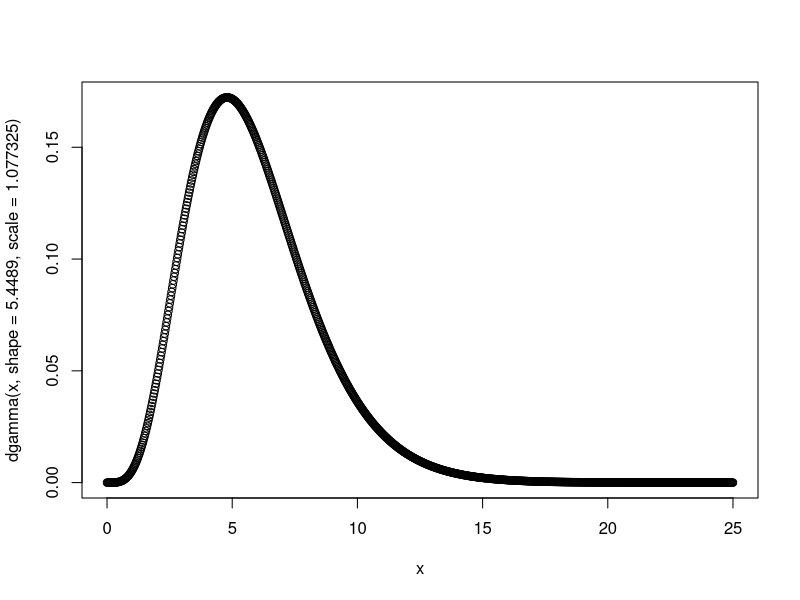

Source code (R):
x = seq(0, 25, length.out = 1000)
plot(x, dgamma(x, shape = 5.4489, scale = 1.077325))
#messing around -- this shape and scale produces a gamma similar to normal distribution :)
#Very cool


library(e1071)

set.seed(1) #set seed to ensure re-testing

n_10 = rgamma(10, shape = 1, scale =2)
n_25 = rgamma(25, shape = 1, scale =2)
n_100 = rgamma(100, shape =1, scale =2)
n_1000 = rgamma(1000, shape =1, scale =2)
#making random samples)

mean(n_10)
mean(n_25)
mean(n_100)
mean(n_1000)

sd(n_10)
sd(n_25)
sd(n_100)
sd(n_1000)

skewness(n_10)
skewness(n_25)
skewness(n_100)
skewness(n_1000)

kurtosis(n_10)
kurtosis(n_25)
kurtosis(n_100)
kurtosis(n_1000)

gamma.MOM<-function(par, data){
  #borrowed from Professor Cipolli
  shape <- par[1]
  scale <- par[2]
  
  EX1 <- scale*shape
  EX2 <- (scale^2)*(shape * (shape +1))
  #moments found online. Reminder to self: cite.
  
  xbar1 <- mean(data)
  xbar2 <- mean(data^2)
  
  c(EX1-xbar1, EX2-xbar2)
}

gamma.LL<-function(par, data, neg=T){
  #Also borrowed from Professor Cipolli
  shape <- par[1]
  scale <- par[2]
  
  ll <- sum(dgamma(x=data, shape = shape, scale = scale, log =T))
  ifelse(neg, -ll, ll)
}

find.MOM.MLE = function(n, par){
  Density = rgamma(n, shape = par[1], scale =par[2])
  MOM = nleqslv(x = c(1,1),
                fn = gamma.MOM, 
                data = Density)
  MLE = optim(par = c(1,1),
              fn = gamma.LL,
              data = Density)
  #finds MOM and MLE for random data
  
  print(c(MOM$x, MLE$par))
  #print for testing
  
  bw = 2 * IQR(Density) / length(Density)^(1/3)
  #using Freedman-Diaconis rule which is found to be robust for histograms
  #reminder to self: cite
  
  plot_MOM = ggplot() +
       geom_histogram(aes(x= rgamma(n, shape = MOM$x[1], scale = MOM$x[2]),
                          y= stat(count)/sum(count)),
                      binwidth = bw,
                      color = "mediumpurple", fill ="white")+
       theme_minimal()+ ylab("Relative Frequency")+xlab("Observations")+
       geom_hline(yintercept = 0)+
    geom_line(aes(x= seq(0,20, 0.1),y = dgamma(seq(0,20, 0.1), shape = par[1],
                                               scale = par[2])*bw),
              color ="forestgreen", lwd = 0.7)+
    ggtitle(paste("Methods of Moments Estimator n =", n, sep = " "))+
    theme(plot.title = element_text(hjust = 0.5, size = 9))
  #Note that I am plotting relative frequency. I converted density to 
  #Relative Frequency by multiplying with bin width.
  
  plot_MLE = ggplot() +
    geom_histogram(aes(x= rgamma(n, shape = MLE$par[1], scale = MLE$par[2]),
                       y= stat(count)/sum(count)),
                   binwidth = bw,
                   color = "mediumpurple", fill ="white")+
    theme_minimal()+ ylab("Relative Frequency")+xlab("Observations")+
    geom_hline(yintercept = 0)+
    geom_line(aes(x= seq(0,20, 0.1),y = dgamma(seq(0,20, 0.1), shape = par[1],
                                               scale = par[2])*bw),
              color ="forestgreen", lwd = 0.7)+
    ggtitle(paste("Maximum Likelihood Estimator n =", n, sep=" ")) +
    theme(plot.title = element_text(hjust = 0.5, size = 9))
  
  (plot_MOM + plot_MLE)
}

#Other random code I was working on. The following allows you to superimpose
#all the distributions onto one plot. Feel free to use any of it!

# colors = c("Methods of Moments" = "forestgreen",
#            "Maximum Likelihood Estimator" = "red3")
# linetypes = c("Methods of Moments" = 1,
#               "Maximum Likelihood Estimator" = 2)
# plot = ggplot() +
#   geom_histogram(aes(x= Density, y= stat(count)/sum(count)),
#                  binwidth = 2 * IQR(Density) / length(Density)^(1/3),
#                  color = "mediumpurple", fill ="white")+
#   theme_minimal()+ ylab("Relative Frequency")+xlab("Observations")+
#   geom_hline(yintercept = 0)+
#   geom_density(mapping = aes(x =rgamma(n, shape = MOM$x[1], scale = MOM$x[2]),
#                              color = "Methods of Moments",
#                              linetype = "Methods of Moments"), 
#                lwd = 1) +
#   geom_density(aes(x = rgamma(n, shape = MLE$par[1], MLE$par[2]),
#                    color = "Maximum Likelihood Estimator",
#                    linetype = "Maximum Likelihood Estimator"),
#                lwd = 1)+
#   labs(color = 'Type of Estimator', linetype = 'Type of Estimator')+
#   scale_color_manual(values = colors ) +
#   scale_linetype_manual(values = linetypes,guide =guide_legend(
#     override.aes = list(linetype = c(1,2), shape = c(NA,NA))))+
#   theme(legend.position = c(0.5, 0.8))
# 
# plot
# 
